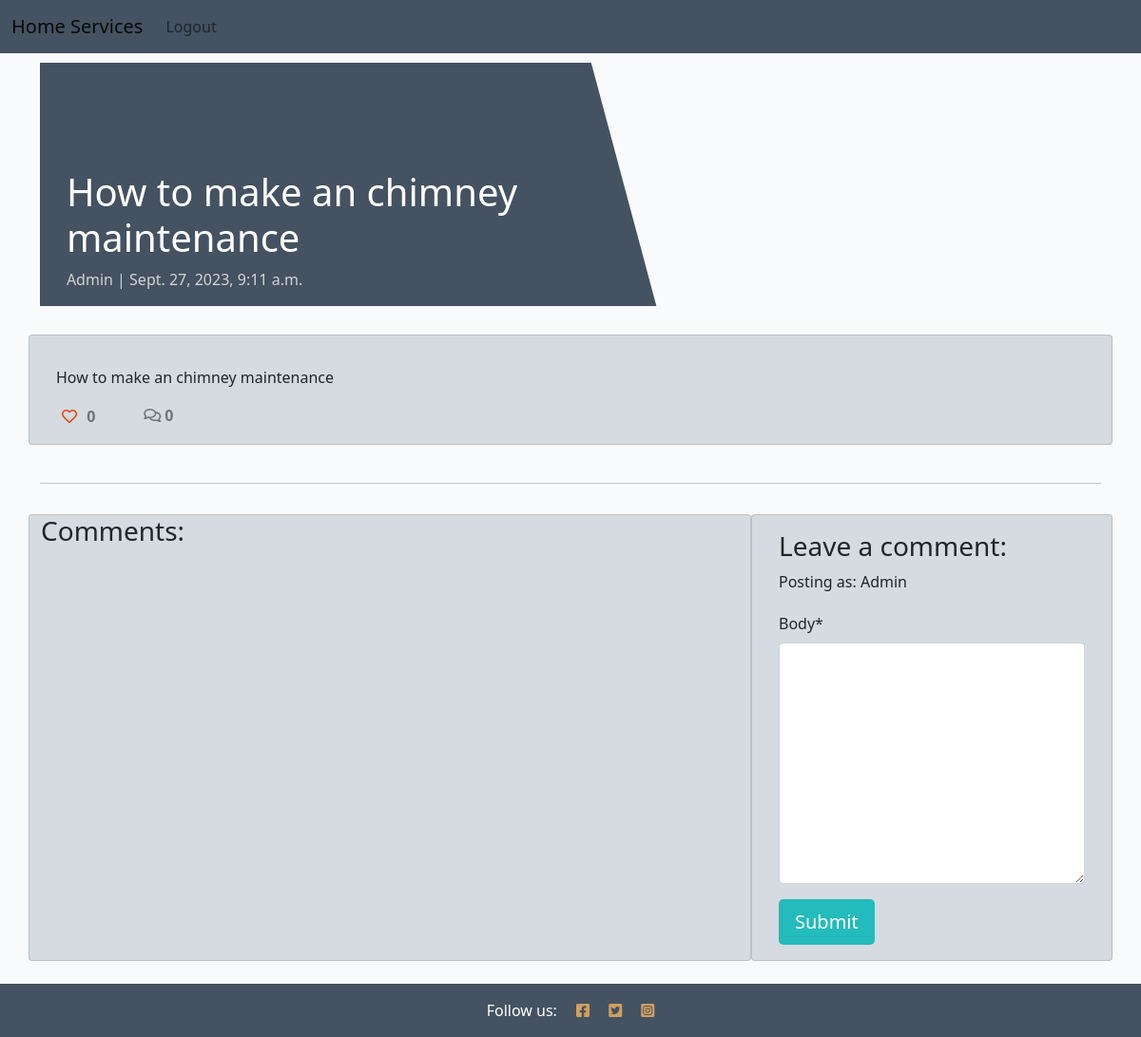
Page /how-to-make-an-chimney-maintenance/ (signed in) on the committed database.
### blog/models.py (models this page shows, shortened)
class Post(models.Model):
    title = models.CharField(max_length=200, unique=True)
    slug = models.SlugField(max_length=200, unique=True)
    author = models.ForeignKey(
        User, on_delete=models.CASCADE, related_name="blog_posts"
    )
    featured_image = CloudinaryField('image', default='placeholder')
    excerpt = models.TextField(blank=True)
    updated_on = models.DateTimeField(auto_now=True)
    content = models.TextField()
    created_on = models.DateTimeField(auto_now_add=True)
    status = models.IntegerField(choices=STATUS, default=0)
    likes = models.ManyToManyField(
        User, related_name='blogpost_like', blank=True)
    class Meta:
        ordering = ["-created_on"]
    def number_of_likes(self):
        return self.likes.count()

### blog/views.py (the view, shortened to what this page needs)
# urls.py: path('<slug:slug>/', views.PostDetail.as_view(), name='post_detail'),
class PostDetail(View):
    def get(self, request, slug, *args, **kwargs):
        queryset = Post.objects.filter(status=1)
        post = get_object_or_404(queryset, slug=slug)
        comments = post.comments.filter(approved=True).order_by("-created_on")
        liked = False
        if post.likes.filter(id=self.request.user.id).exists():
            liked = True
        return render(
            request,
            "post_detail.html",
            {
                "post": post,
                "comments": comments,
                "commented": False,
                "liked": liked,
                "comment_form": CommentForm()
            },
        )

### blog/forms.py
class CommentForm(forms.ModelForm):
    class Meta:
        model = Comment
        fields = ('body',)

### templates/post_detail.html (shortened to what this page needs)
{% extends 'base.html' %} {% block content %}
{% load crispy_forms_tags %}
<div class="masthead">
    <div class="container">
        <div class="row g-0">
            <div class="col-md-6 masthead-text">
                <h1 class="post-title">{{ post.title }}</h1>
                <p class="post-subtitle">{{ post.author }} | {{ post.created_on }}</p>
            </div>
            <div class="d-none d-md-block col-md-6 masthead-image">
            </div>
        </div>
    </div>
</div>
<div class="container">
    <div class="row">
        <div class="col card mb-4  mt-3 left  top">
            <div class="card-body">
                <p class="card-text ">
                    {{ post.content | safe }}
                </p>
                <div class="row">
                    <div class="col-1">
                        <strong>
                            {% if user.is_authenticated %}
                            <form class="d-inline" action="{% url 'post_like' post.slug %}" method="POST">
                                {% if liked %}
                                <button type="submit" name="blogpost_id" value="{{post.slug}}" class="btn-like"><i class="fas fa-heart"></i></button>
                                {% else %}
                                <button type="submit" name="blogpost_id" value="{{post.slug}}" class="btn-like"><i class="far fa-heart"></i></button>
                                {% endif %}
                            </form>
                            {% else %}
                            <span class="text-secondary"><i class="far fa-heart"></i></span>
                            {% endif %}
                        <span class="text-secondary">{{ post.number_of_likes }} </span>
                        </strong>
                    </div>
                    <div class="col-1">
                        {% with comments.count as total_comments %}
                        <strong class="text-secondary"><i class="far fa-comments"></i>
                            {{ total_comments }}</strong>
                        {% endwith %}
                    </div>
                </div>
            </div>
        </div>
    </div>
    <div class="row">
        <div class="col">
            <hr>
        </div>
    </div>
    <div class="row">
        <div class="col-md-8 card mb-4  mt-3 ">
            <h3>Comments:</h3>
            <div class="card-body">
            </div>
        </div>
        <div class="col-md-4 card mb-4  mt-3 ">
            <div class="card-body">
                {% if commented %}
                <div class="alert alert-success" role="alert">
                    Your comment is awaiting approval
                </div>
                {% else %}
                {% if user.is_authenticated %}
                <h3>Leave a comment:</h3>
                <p>Posting as: {{ user.username }}</p>
                <form method="post" style="margin-top: 1.3em;">
                    {{ comment_form | crispy }}
                    <button type="submit" class="btn btn-signup btn-lg">Submit</button>
                </form>
                {% endif %}
                {% endif %}
            </div>
        </div>
    </div>
</div>
{% endblock content %}

### static/css/style.css (style rules this page uses)
body { background-color: #F9FAFC; }
.main-bg { background-color: #F9FAFC; }
.card { border: none; background-color: transparent; }
.masthead { margin-top: 10px; overflow: hidden; position: relative; display: inline-block; height: 33vh; width: 100%; }
.masthead-text { background-color: #445261; color: white; position: relative; }
.masthead-image { position: relative; overflow: hidden; }
.masthead-image:after { content: ""; position: absolute; top: 0; right: 90%; height: 100%; width: 150%; background: #445261; -webkit-transform: skew(15deg); -moz-transform: skew(15deg); transform: skew(15deg); z-index: 100; }
.post-title { margin-top: 20%; margin-left: 5%; }
.post-subtitle { margin-left: 5%; color: lightgray; }
.btn-signup { background-color: #23BBBB; color: #fff; }
.btn-like { color: #E84610; border: none; background: transparent; }
.card { position: relative; display: flex; flex-direction: column; min-width: 0; word-wrap: break-word; background-color: #d5dbe0; background-clip: border-box; border: 1px solid rgba(0,0,0,.125); border-radius: 0.25rem; }

### rows in the picture
Post: title "How to make an chimney maintenance", author "Admin", created_on "Sept. 27, 2023, 9:11 a.m.", content "How to make an chimney maintenance", number_of_likes "0"

### other values in the picture
{{ total_comments }} "0"
{{ user.username }} "Admin"
